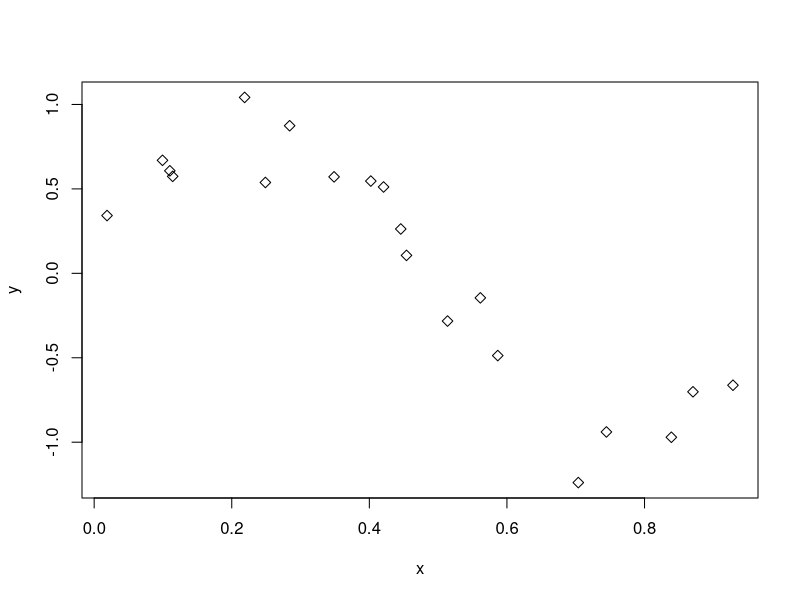
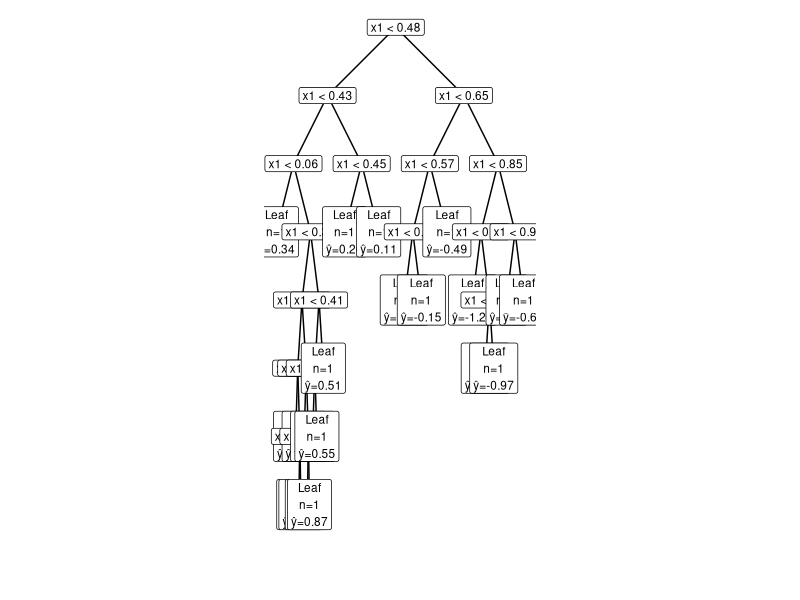
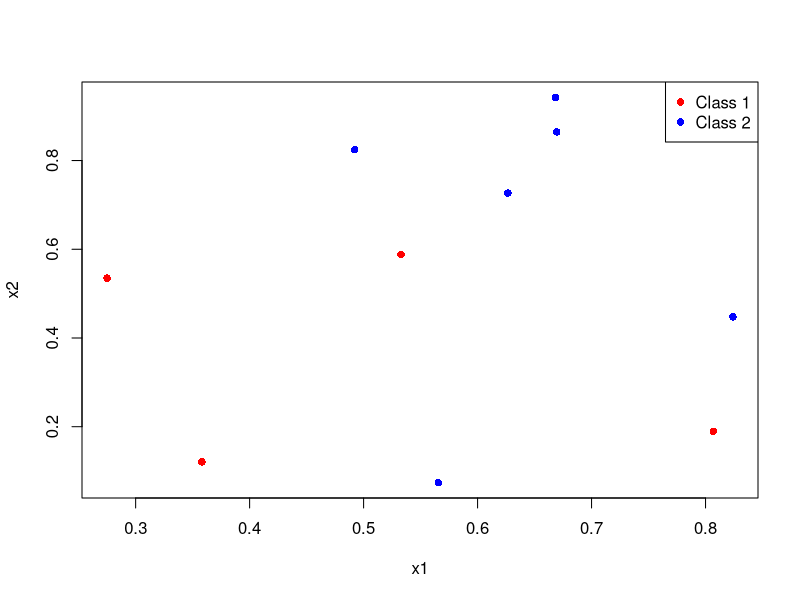
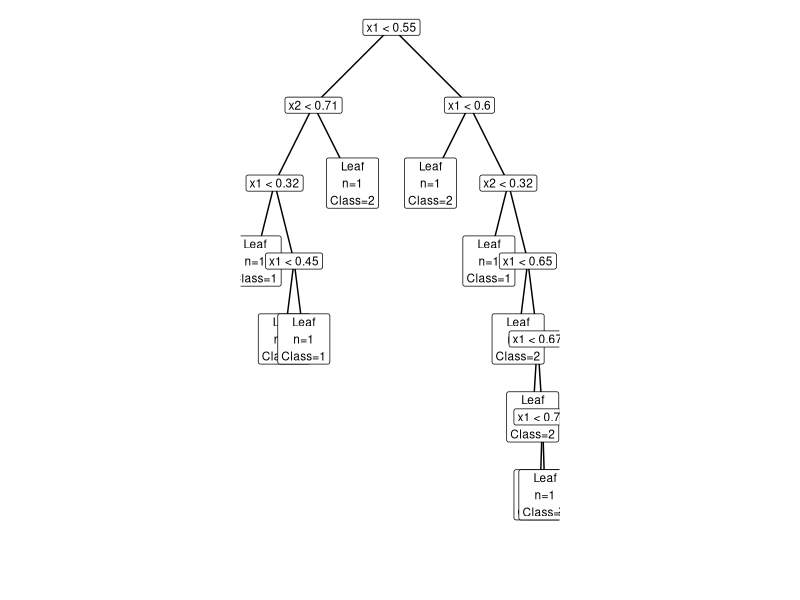

Recreate these plots in R, in order.
library(ggplot2)
############################################################
## PLOTTING WITH GGPLOT2
############################################################

{
    .node_id_counter <- 0
    new_node_id <- function() {
        .node_id_counter <<- .node_id_counter + 1
        paste0("node_", .node_id_counter)
    }
    
    tree_to_df <- function(node, depth = 0, x = 0, dx = 1) {
        
        # check if is leaf
        is_leaf <- is.null(node$split_feature_j)
        
        label <- if (is_leaf) {
            # leaf: regression value or classification prediction
            pred <- node$prediction
            paste0("Leaf\nn=", length(node$indices),
                   if (is.numeric(pred)) {
                       paste0("\nŷ=", round(pred, 2))
                   } else {
                       paste0("\nClass=", pred)
                   })
        } else {
            # inner Node
            paste0("x", node$split_feature_j,
                   " < ", round(node$split_value_i, 2))
        }
        
        nodes <- data.frame(
            id = node$id,
            x = x,
            y = -depth,
            label = label,
            stringsAsFactors = FALSE
        )
        
        edges <- data.frame(
            from = character(),
            to   = character(),
            stringsAsFactors = FALSE
        )
        
        # recursive traversal
        if (!is.null(node$left_child)) {
            left_child <- tree_to_df(node$left_child, depth + 1, x - dx, dx / 2)
            edges <- rbind(edges, data.frame(from = node$id, to = node$left_child$id))
            nodes <- rbind(nodes, left_child$nodes)
            edges <- rbind(edges, left_child$edges)
        }
        
        if (!is.null(node$right_child)) {
            right_child <- tree_to_df(node$right_child, depth + 1, x + dx, dx / 2)
            edges <- rbind(edges, data.frame(from = node$id, to = node$right_child$id))
            nodes <- rbind(nodes, right_child$nodes)
            edges <- rbind(edges, right_child$edges)
        }
        
        list(nodes = nodes, edges = edges)
    }
    
    plot_cart_tree <- function(tree) {
        td <- tree_to_df(tree)
        
        edges <- merge(td$edges, td$nodes, by.x = "from", by.y = "id")
        edges <- merge(edges, td$nodes, by.x = "to", by.y = "id",
                       suffixes = c("_p", "_c"))
        
        library(ggplot2)
        
        ggplot() +
            geom_segment(
                data = edges,
                aes(x = x_p, y = y_p, xend = x_c, yend = y_c)
            ) +
            geom_label(
                data = td$nodes,
                aes(x = x, y = y, label = label),
                size = 3,
                label.size = 0.25
            ) +
            theme_void() +
            coord_fixed() +
            expand_limits(y = min(td$nodes$y) - 1)
    }
}

############################################################
## BASIC-NODE STRUCTURE
############################################################

new_node <- function(indices, prediction,
                     split_feature_j = NULL,
                     split_value_i = NULL,
                     left_child = NULL,
                     right_child = NULL) {
    node <- new.env()
    node$id <- new_node_id()
    node$indices <- indices
    
    node$prediction <- prediction
    node$split_feature_j <- split_feature_j
    node$split_value_i <- split_value_i
    
    node$left_child <- left_child
    node$right_child <- right_child
    node
}

############################################################
## EXAMPLE DATA FOR REGRESSION
############################################################

createSinDataExample <- function(n, sigma = 0.2){
    x <- runif(n, 0, 1)                   # X ~ U[0,1]
    eps <- rnorm(n, mean = 0, sd = sigma) # ε ~ N(0, σ²)
    y <- sin(2 * pi * x) + eps            # model
    
    plot(x, y, pch = 5)
    return(data.frame(x = x, y = y))
}

############################################################
## GREEDY CART REGRESSION ALGORITHM
############################################################

greedy_cart_regression <- function(input_data, target_variable) {
    
    # variables
    n <- nrow(input_data) # number of data points
    d <- ncol(input_data) # number of features
    
    # starting Tree T^(0)
    root <- new_node(
        indices = 1:n,
        prediction = mean(target_variable)
    )
    
    repeat{
        
        # starting value initialization
        best_risk <- Inf
        best_split <- NULL
        
        # recursive looping over leaves
        search_best_split <- function(node) {
            
            # leave has one data point left
            if (length(node$indices) <= 1) return()
            
            # selecting targeted data and corresponding target variables
            node_indices <- node$indices
            indices_data <- input_data[node_indices, , drop = FALSE]
            indices_target_variable <- target_variable[node_indices]
            
            # iterating over dimensions/ features d
            for (j in 1:d) {
                
                current_feature <- indices_data[, j]
                vals <- sort(current_feature)
                
                # pairwise split point calculation
                split_points <- (vals[-1] + vals[-length(vals)]) / 2
                
                for (s in split_points) {
                    
                    left_child_node_indices  <- node_indices[current_feature < s]
                    right_child_node_indices <- node_indices[current_feature >= s]
                    
                    # constants calculation
                    c1 <- mean(target_variable[left_child_node_indices])
                    c2 <- mean(target_variable[right_child_node_indices])
                    
                    # risk calculation
                    risk <- sum((target_variable[left_child_node_indices]  - c1)^2) +
                        sum((target_variable[right_child_node_indices] - c2)^2)
                    
                    # checking if new best split has been found
                    if (risk < best_risk) {
                        best_risk <<- risk
                        best_split <<- list(
                            node = node,
                            feature = j,
                            split = s,
                            left_child_node_indices = left_child_node_indices,
                            right_child_node_indices = right_child_node_indices,
                            c1 = c1,
                            c2 = c2
                        )
                    }
                }
            }
        }
        
        # recursive traversing of leaves
        traverse <- function(node) {
            if (is.null(node$split_feature_j)) {
                search_best_split(node)
                return()
            }
            traverse(node$left_child)
            traverse(node$right_child)
        }
        
        traverse(root)
        
        # no split possible
        if (is.null(best_split)) break
        
        # perform the split
        node <- best_split$node
        node$split_feature_j <- best_split$feature
        node$split_value_i <- best_split$split
        
        node$left_child <- new_node(
            indices = best_split$left_child_node_indices,
            prediction = best_split$c1
        )
        
        node$right_child <- new_node(
            indices = best_split$right_child_node_indices,
            prediction = best_split$c2
        )
    }
    
    return(root)
}

############################################################
## EXAMPLE G-CART REGRESSION ALGORITHM
############################################################

{
    input_data <- matrix(c(1, 2, 3, 4, 5), ncol = 1)
    target_variable <- c(2, 3, 2, 8, 9)
    tree <- greedy_cart_regression(input_data, target_variable)
    plot_cart_tree(tree)
    
    data <- createSinDataExample(20)
    input_data <- matrix(data$x, ncol=1)
    target_variable <- matrix(data$y)
    tree_reg <- greedy_cart_regression(input_data, target_variable)
    plot_cart_tree(tree_reg)
}












############################################################
## EXAMPLE DATA FOR CLASSIFICATION 
############################################################

createClassificationDataExample <- function(n, sigma = 0.2){
  x1 <- runif(n, 0, 1)
  x2 <- runif(n, 0, 1)
  
  eps <- rnorm(n, mean = 0, sd = sigma)
  
  kappa <- x2 - 0.5 - 0.3 * sin(2 * pi * x1)
  
  y <- ifelse(kappa - eps <= 0, 1, 2)
  
  plot(x1, x2,
       col = ifelse(y == 1, "red", "blue"),
       pch = 16, xlab = "x1", ylab = "x2")
  legend("topright", legend = c("Class 1", "Class 2"),
         col = c("red", "blue"), pch = 16)
  
  list(
    X = data.frame(x1 = x1, x2 = x2),
    Y = y
  )
}

############################################################
## GREEDY CART CLASSIFICATION ALGORITHM
############################################################

greedy_cart_classification <- function(input_data, target_variable) {
  
  n <- nrow(input_data)
  d <- ncol(input_data)
  
  # classes
  classes <- sort(unique(target_variable))
  
  # starting Tree T^(0)
  root <- new_node(
    indices = 1:n,
    prediction = names(which.max(table(target_variable)))
  )
  
  repeat {
    
    # starting value initialization
    best_risk <- Inf
    best_split <- NULL
    
    # recursive looping over leaves
    search_best_split <- function(node) {
      
      # leave has one data point left
      if (length(node$indices) <= 1) return()
      
      # selecting targeted data and corresponding target variables
      node_indices <- node$indices
      indices_data <- input_data[node_indices, , drop = FALSE]
      indices_target_variable <- target_variable[node_indices]
      
      # iterating over dimensions/ features d
      for (j in 1:d) {
        
        current_feature <- indices_data[, j]
        vals <- sort(current_feature)
        
        # split point calculation
        split_points <- (vals[-1] + vals[-length(vals)]) / 2
        
        for (s in split_points) {
          left_child_node_indices  <- node_indices[current_feature < s]
          right_child_node_indices <- node_indices[current_feature >= s]
          
          if (length(left_child_node_indices) == 0 || length(right_child_node_indices) == 0) next
          
          # determine the class majority in both nodes
          c1 <- names(which.max(table(target_variable[left_child_node_indices])))
          c2 <- names(which.max(table(target_variable[right_child_node_indices])))
          
          # risk calculation
          p1 <- table(target_variable[left_child_node_indices]) / length(left_child_node_indices)
          p2 <- table(target_variable[right_child_node_indices]) / length(right_child_node_indices)
          
          r1 <- length(left_child_node_indices) * (1 - ifelse(c1 %in% names(p1), p1[c1], 0))
          r2 <- length(right_child_node_indices) * (1 - ifelse(c2 %in% names(p2), p2[c2], 0))
          
          risk <- r1 + r2
          
          # checking if new best split has been found
          if (risk < best_risk) {
            best_risk <<- risk
            best_split <<- list(
              node = node,
              feature = j,
              split = s,
              left_child_node_indices = left_child_node_indices,
              right_child_node_indices = right_child_node_indices,
              c1 = c1,
              c2 = c2
            )
          }
        }
      }
    }
    
    # recursive traversing of leaves
    traverse <- function(node) {
      if (is.null(node$split_feature_j)) {
        search_best_split(node)
        return()
      }
      traverse(node$left_child)
      traverse(node$right_child)
    }
    
    traverse(root)
    
    # no split possible
    if (is.null(best_split)) break
    
    # perform the split
    node <- best_split$node
    node$split_feature_j <- best_split$feature
    node$split_value_i <- best_split$split
    
    node$left_child <- new_node(
      indices = best_split$left_child_node_indices,
      prediction = best_split$c1
    )
    
    node$right_child <- new_node(
      indices = best_split$right_child_node_indices,
      prediction = best_split$c2
    )
  }
  
  return(root)
}

############################################################
## EXAMPLE G-CART CLASSIFICATION ALGORITHM
############################################################

{
  data <- createClassificationDataExample(10)
  tree_cla <- greedy_cart_classification(data$X, data$Y)
  plot_cart_tree(tree_cla)
}
